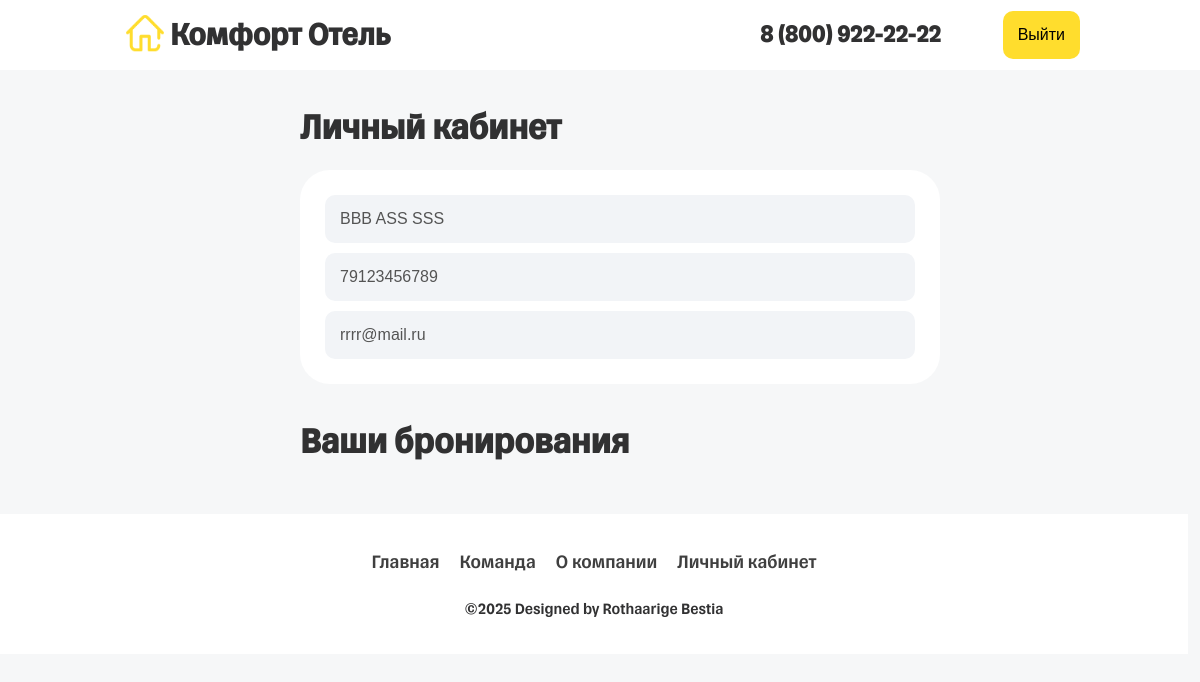
Page /profile/ (signed in) on the committed database.
### product/models.py (models this page shows, shortened)
class Clients(models.Model):
    user = models.OneToOneField(User, on_delete=models.CASCADE)
    phio = models.CharField('ФИО', max_length=100)
    phone = models.CharField('Телефонный номер', max_length=11)
    email = models.CharField('Email', max_length=100)
    passport_seria = models.IntegerField('Серия паспорта')
    passport_num = models.IntegerField('Номер паспорта')
    class Meta:
        verbose_name = 'Клиент'
        verbose_name_plural = 'Клиенты'

### product/views.py (the view)
# urls.py: path('profile/', views.user_profile, name='user_profile'),
@login_required
def user_profile(request):
    try:
        client = request.user.clients
    except ObjectDoesNotExist:
        return redirect('register')
    reservations = Reservations.objects.filter(client_id=client)
    return render(request, 'profile/user.html', {
        'client': client,
        'reservations': reservations,
    })

### product/templates/profile/user.html (shortened to what this page needs)
{% load static %}
<!DOCTYPE html>
<html lang="ru">
	<head>
		<link rel="stylesheet" href="{% static 'css/style.css' %}">
	</head>
	<body>
		<header id="classicHeader">
			<div class="logoblock">
				<img src="{% static 'img/icon-home.svg' %}" alt="">
				<h1>
					Комфорт Отель
				</h1>
			</div>
			<div class="loginBlock">
		  <a class="loginBlock-phone" href="tel: 8(800)922-22-22">8 (800) 922-22-22</a>
		  {% if user.is_authenticated %}
			<form class="loginBlock-link" method="post" action="{% url 'logout' %}?next={% url 'login' %}" >
				<button type="submit">Выйти</button>
			</form>
		  {% else %}
			<a class="loginBlock-link" href="{% url 'login' %}">войти</a>
		  {% endif %}
			</div>
		</header>
	<content>
		<section class="profileSection">
			<div class="profileSection-block">
				<h2 class="sectionTitle">Личный кабинет</h2>
				<div class="profileSection-info">
					<input disabled type="text" value="{{ client.phio }}">
					<input disabled type="tel" value="{{ client.phone }}">
					<input disabled type="email" value="{{ client.email }}">
				</div>
			</div>
		</section>
		<section class="userBookingSection">
			<div class="userBookingSection-block">
				<h2 class="sectionTitle">Ваши бронирования</h2>
			</div>
		</section>
	</content>
	{% include "footer.html" %}
	</body>
</html>

### product/templates/static/css/style.css (style rules this page uses)
* { padding: 0; margin: 0; }
html { overflow-x: hidden; }
body { font-family: 'tinkoff',sans-serif; background: #f6f7f8; color: #313132; }
input { border: none; background: #f2f4f7; padding: 15px; border-radius: 10px; font-size: 16px; }
button { background: #ffdd2d; border-radius: 10px; padding: 15px; border: none; cursor: pointer; font-size: 16px; }
.loginBlock { width: 15vw; display: flex; justify-content: space-between; align-items: center; min-width: 320px; }
.loginBlock-phone, .loginBlock-link { font-size: 24px; font-weight: 600; text-decoration: none; color: rgb(255 255 255 / 75%); transition: 0.3s; }
.sectionTitle { margin-bottom: 20px; }
header#classicHeader { height: 70px; background: white; display: flex; padding: 0 10%; align-items: center; justify-content: space-between; }
header#classicHeader .logoblock { display: flex; align-items: center; }
header#classicHeader .logoblock img { height: 50px; }
header#classicHeader .loginBlock { display: flex; justify-content: space-between; align-items: center; width: 280px; }
header#classicHeader .loginBlock-phone, header#classicHeader .loginBlock-link { color: #313132 !important; transition: 0.3s; }
.profileSection { display: flex; align-items: center; justify-content: center; margin-top: 3%; }
.profileSection h2 { font-size: 36px; }
.profileSection-block { width: 50%; }
.profileSection-info { display: flex; flex-direction: column; background: white; width: 100%; padding: 20px; border-radius: 30px; }
.profileSection-info input { margin: 5px; }
.userBookingSection { display: flex; align-items: center; justify-content: center; margin-top: 3%; }
.userBookingSection h2 { font-size: 36px; }
.userBookingSection-block { width: 50%; }

### rows in the picture
Clients: phio "BBB ASS SSS", phone "79123456789", email "rrrr@mail.ru"
